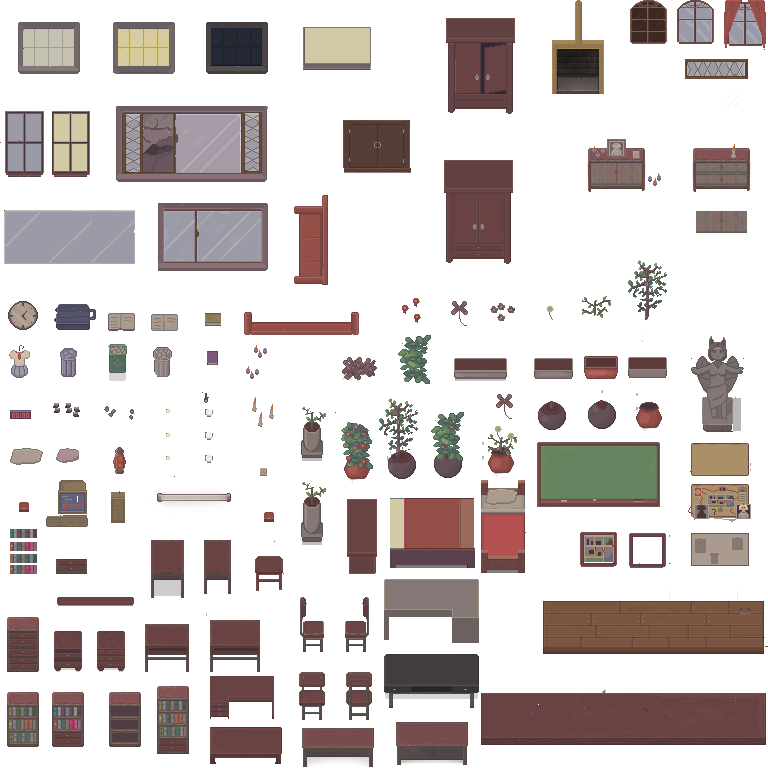
#> input picture CopyPasteAssets/Assets Source 1/Inside_C.png, 768 x 768 px, given in place of Inside_C.png.png, which was not available
$ python atlas.py '../../CopyPasteAssets/Assets Source 1/Inside_C.png'
#> lines starting #> are read from the running program, lines starting #| are printed output that depends on the picture; after the words box and inside, x2 and y2 are one past the last pixel; in counts of white or black regions, pixels touching at a corner belong together; pictures that were not available may be replaced by others from this repository, and a replacement may not be noted
"""Find sprites on the asset sheets and write labelled previews."""
import json
import os
import sys

import numpy as np
from PIL import Image, ImageDraw
from scipy import ndimage

from paths import PROJ, SP

CP = os.path.join(PROJ, "CopyPasteAssets")
SHEETS = {
    "C": "Assets Source 1/Inside_C.png",
    "D": "Assets Source 1/Inside_D.png",
    "E": "Assets Source 1/Inside_E.png",
    "A4": "Assets Source 1/A4.png",
    "A5": "Assets Source 1/A5.png",
    "RJ": "Assets Source 1/Bonus/Bonus/DeletedAssets/RejectedAssets1.png",
    "OUT": "Assets Source 1/Outside.png",
}

# Spooky Mansion sheets bake a pink/purple checker instead of alpha.
SPOOKY = "Spooky Mansion Asset Pack/Spooky Mansion Asset Pack"


def load(key):
    path = os.path.join(CP, *SHEETS[key].split("/")) if key in SHEETS else os.path.join(CP, *SPOOKY.split("/"), key + ".png")
    im = Image.open(path).convert("RGBA")
#> im is the input picture: PIL image 768x768 RGBA; mean R, G, B, A 204.1, 196.4, 194.8, 87.4
    if key not in SHEETS:
        a = np.asarray(im).copy()
        rgb = a[..., :3].astype(int)
        mask = np.zeros(rgb.shape[:2], bool)
        for c in ((198, 147, 209), (255, 182, 228)):
            mask |= (np.abs(rgb - np.array(c)).sum(axis=2) < 4)
        a[mask, 3] = 0
        im = Image.fromarray(a)
    return im


def components(im, gap=2, min_px=20):
#> called with gap = 2, min_px = 20
    a = np.asarray(im)[..., 3] > 10
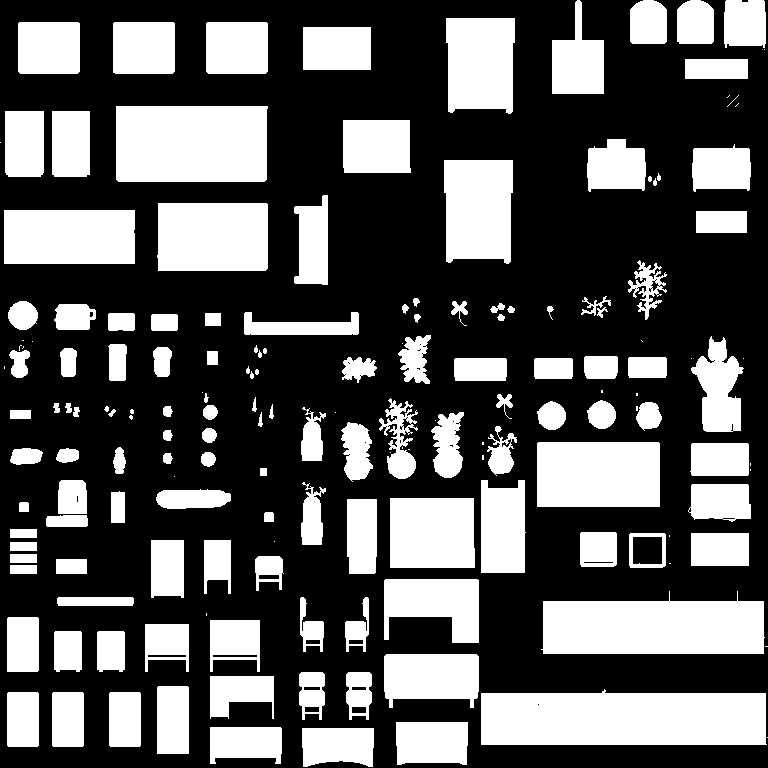
#> a: shape (768, 768) bool; 34.9% white; 170 white regions (36 under 20 px), largest, box (x1, y1, x2, y2) and area: (481, 689, 767, 745) 14830, (541, 591, 765, 654) 11736, (116, 106, 268, 182) 11473
    grown = ndimage.binary_dilation(a, iterations=gap)
#> grown: shape (768, 768) bool; 41.7% white; 132 white regions (7 under 20 px), largest, box (x1, y1, x2, y2) and area: (382, 652, 768, 747) 21118, (539, 589, 768, 656) 12916, (114, 104, 270, 184) 12379
    lab, n = ndimage.label(grown)
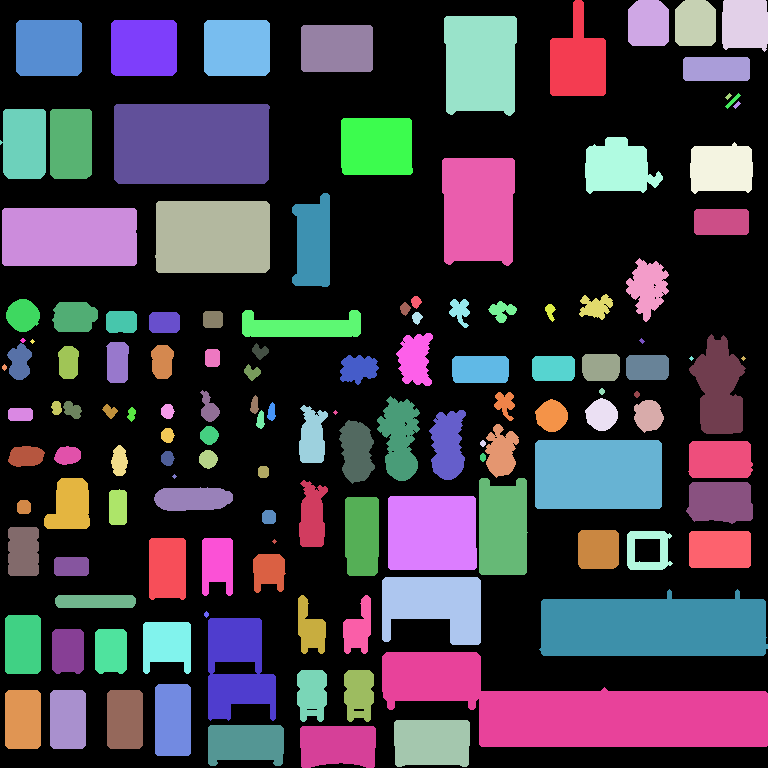
#> lab: shape (768, 768) int32; 134 distinct labels, from 0 to 133; one colour per label, 0 black
#> n = 133
    boxes = []
    for sl in ndimage.find_objects(lab):
        y0, y1, x0, x1 = sl[0].start, sl[0].stop, sl[1].start, sl[1].stop
        sub = a[y0:y1, x0:x1]
        if sub.sum() < min_px:
            continue
        ys, xs = np.nonzero(sub)
        boxes.append((int(x0 + xs.min()), int(y0 + ys.min()), int(x0 + xs.max() + 1), int(y0 + ys.max() + 1)))
#> this loop made 133 passes
#> (y0, y1, x0, x1) on passes 1 to 12: (0, 96, 550, 606), (0, 46, 628, 669), (0, 46, 675, 716), (0, 52, 722, 768), (16, 116, 444, 517), (20, 76, 16, 82), (20, 76, 111, 177), (20, 76, 204, 270), (25, 72, 301, 373), (57, 81, 683, 750), (93, 100, 725, 732), (93, 109, 725, 741)
#> pass 1, in components, `sub = a[y0:y1, x0:x1]`:
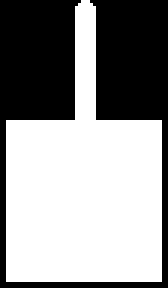
#> sub: shape (96, 56) bool (shown 3 times larger); 57.3% white; 1 black region, box (x1, y1, x2, y2) and area: (0, 0, 56, 96) 2294
#> after the loop:
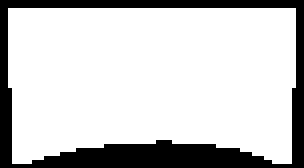
#> sub: shape (42, 76) bool (shown 4 times larger); 79.4% white; 1 black region, box (x1, y1, x2, y2) and area: (0, 0, 76, 42) 658
#> after the loop, boxes = 116 items, first 6: (552, 0, 604, 94), (630, 0, 667, 44), (677, 0, 714, 44), (724, 0, 766, 50), (446, 18, 515, 114), (18, 22, 80, 74)
    boxes.sort(key=lambda b: (b[1] // 40, b[0]))
    return boxes


def preview(key, scale=2, gap=2):
    im = load(key)
    boxes = components(im, gap=gap)
#> boxes = 116 items, first 6: (18, 22, 80, 74), (113, 22, 175, 74), (206, 22, 268, 74), (303, 27, 371, 70), (446, 18, 515, 114), (552, 0, 604, 94)
    big = im.resize((im.width * scale, im.height * scale), Image.NEAREST)
    bg = Image.new("RGBA", big.size, (40, 44, 52, 255))
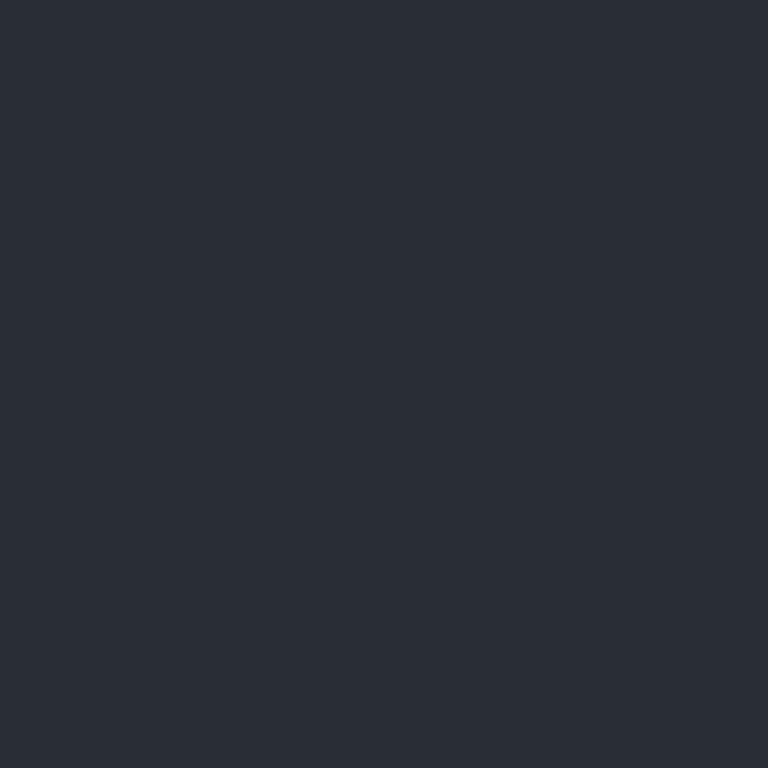
#> bg: PIL image 1536x1536 RGBA (shown at 1/2 size); mean R, G, B, A 40, 44, 52, 255
    bg.alpha_composite(big)
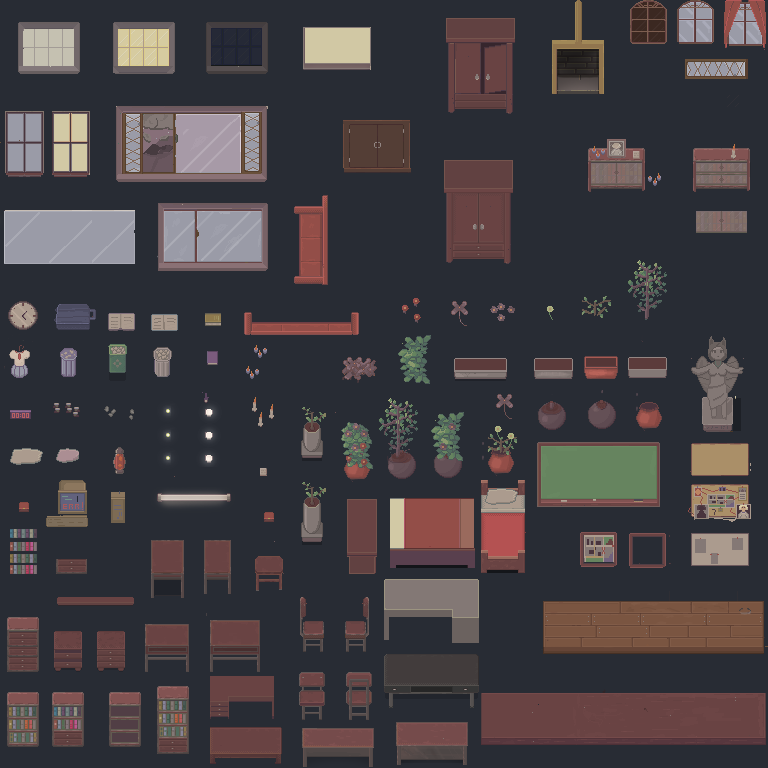
#> bg: PIL image 1536x1536 RGBA (shown at 1/2 size); mean R, G, B, A 67.2, 62.3, 66.1, 255
    d = ImageDraw.Draw(bg)
    for i, (x0, y0, x1, y1) in enumerate(boxes):
        d.rectangle((x0 * scale, y0 * scale, x1 * scale, y1 * scale), outline=(255, 60, 60, 255))
        d.text((x0 * scale + 2, y0 * scale + 1), str(i), fill=(255, 255, 0, 255))
#> this loop made 116 passes
    bg.save(os.path.join(SP, "atlas_%s.png" % key))
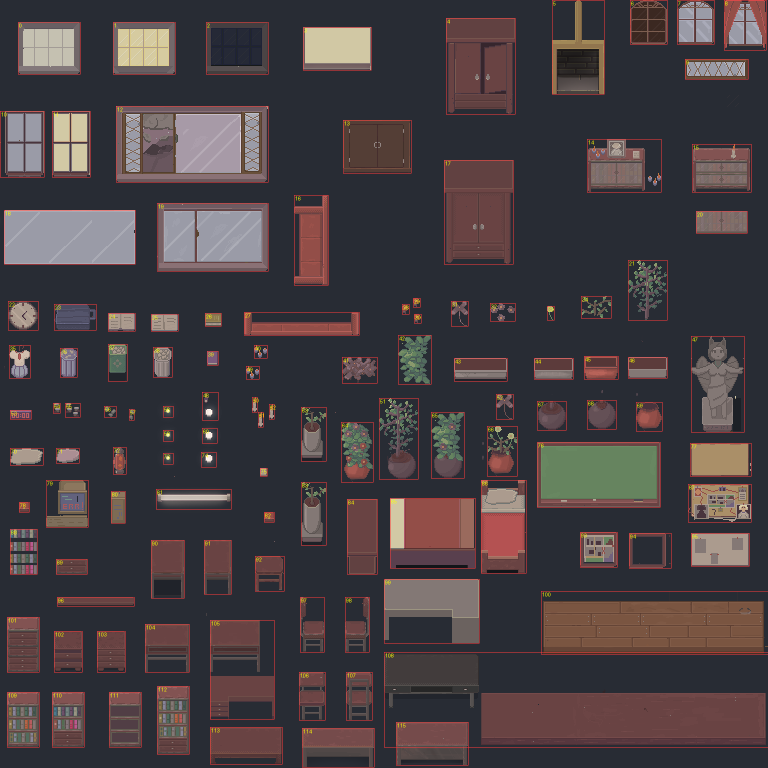
#> saved as Inside_C.png.png: PIL image 1536x1536 RGBA (shown at 1/2 size); mean R, G, B, A 70.5, 62.6, 65.9, 255
    json.dump(boxes, open(os.path.join(SP, "atlas_%s.json" % key), "w"))
    print(key, im.size, len(boxes))
#| ../../CopyPasteAssets/Assets Source 1/Inside_C.png (768, 768) 116


if __name__ == "__main__":
    for k in sys.argv[1:]:
        preview(k)
